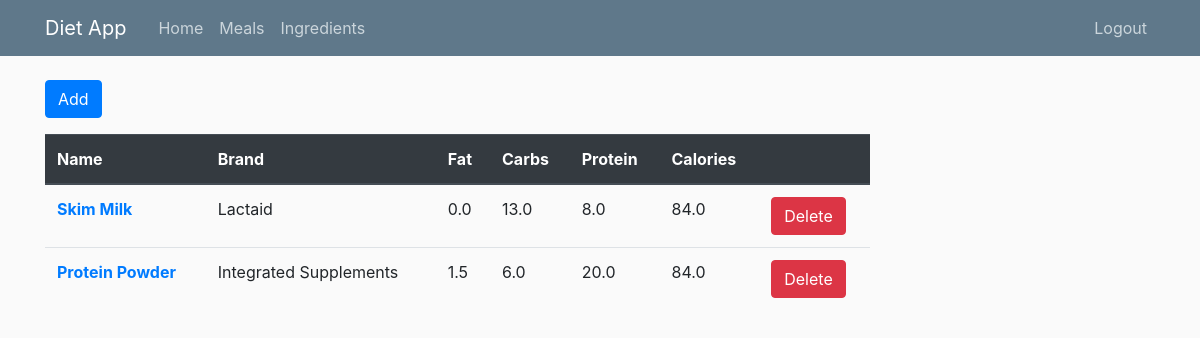
The page /ingredients (signed in) on the database as committed earlier.
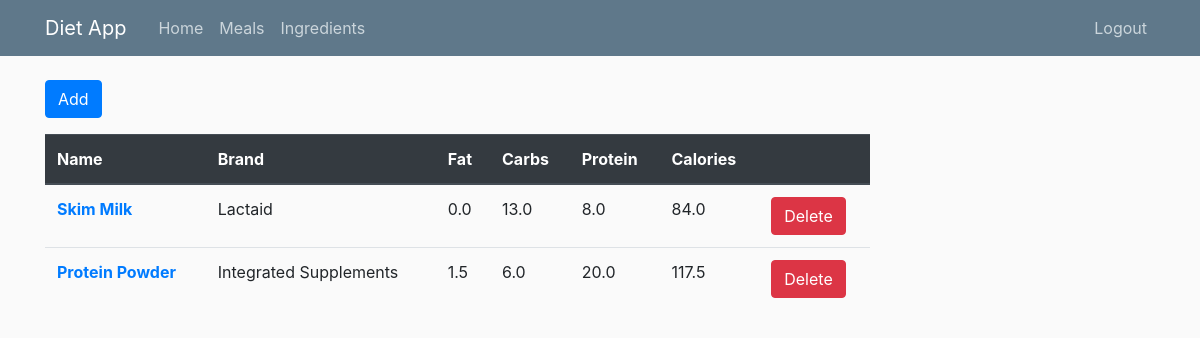
The same page on the database as committed later.
### dietapp/models.py (models this page shows, shortened)
class Ingredients(db.Model):
    id = db.Column(db.Integer, primary_key = True)
    brand = db.Column(db.String(100), nullable = False)
    name = db.Column(db.String(100), nullable = False)
    date_created = db.Column(db.DateTime, nullable = False, default = datetime.utcnow )
    date_used = db.Column(db.DateTime)
    favorite = db.Column(db.Boolean, nullable = False, default=False)
    obsolete = db.Column(db.Boolean, nullable = False, default=False)
    protein = db.Column(db.Float, default = 0)
    carbs = db.Column(db.Float, default = 0)
    fat = db.Column(db.Float, default = 0)
    calories = db.Column(db.Float,default=0, nullable = False)
    serv_weight = db.Column(db.Float)
    serv_volume = db.Column(db.Float)
    serv_count = db.Column(db.Float)
    weight_unit_id = db.Column(db.Integer, db.ForeignKey('units.id'))
    volume_unit_id = db.Column(db.Integer, db.ForeignKey('units.id'))
    count_unit_id = db.Column(db.Integer, db.ForeignKey('units.id'))
    user_id = db.Column(db.Integer, db.ForeignKey('user.id'), nullable = False)

### dietapp/routes.py (the view)
@app.route('/ingredients')
@login_required
def ingredients():
    ingredients = Ingredients.query.filter_by(user_id = current_user.id, obsolete = False).all()
    return render_template('ingredients.html',title='Ingredients', ingredients=ingredients)

### dietapp/models.py (called while the page is built)
@login_manager.user_loader
def load_user(user_id):
    return User.query.get(int(user_id))

### dietapp/templates/ingredients.html (shortened to what this page needs)
{% extends "layout.html" %}
{% block content %}
    <a class="btn btn-primary btn-md mb-3" href="{{ url_for('new_ingredient') }}">Add</a>
    {% if ingredients %}
        <table class="table">
            <thead class="thead-dark">
            <tr>
                <th scope="col">Name</th>
                <th scope="col">Brand</th>
                <th scope="col">Fat</th>
                <th scope="col">Carbs</th>
                <th scope="col">Protein</th>
                <th scope="col">Calories</th>
                <th scope="col"></th>
            </tr>
            </thead>
            <tbody>
                {% for i in ingredients %}
                    <tr>
                        <th scope="row"><a href="{{ url_for('update_ingredient', ingredient_id=i.id) }}">{{i.name}}</a></th>
                        <td>{{i.brand}}</td>
                        <td>{{i.fat}}</td>
                        <td>{{i.carbs}}</td>
                        <td>{{i.protein}}</td>
                        <td>{{i.calories}}</td>
                        <td>
                            <form action="{{ url_for('delete_ingredient', ingredient_id = i.id) }}" method="POST">
                                <input class="btn btn-danger" type="submit" value="Delete">
                            </form>
                        </td>
                    </tr>
                {% endfor %}
            </tbody>
        </table>
    {% else %}
        <h1>No Ingredients</h1>
    {% endif %}
{% endblock content %}

Rows that differ between the two databases and show on the page:
changed Ingredients "Protein Powder": calories "84.0" → "117.5"
